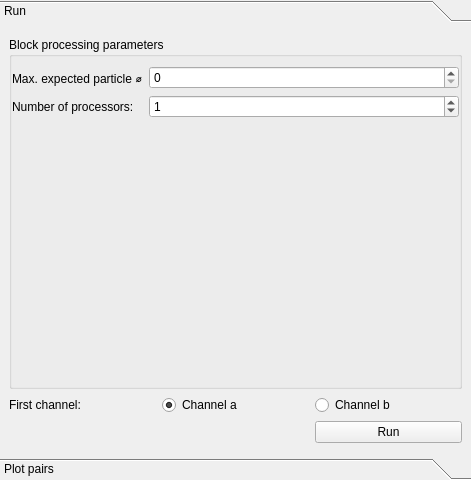
<?xml version="1.0" encoding="UTF-8"?>
<ui version="4.0">
 <class>Form</class>
 <widget class="QWidget" name="Form">
  <property name="geometry">
   <rect>
    <x>0</x>
    <y>0</y>
    <width>471</width>
    <height>480</height>
   </rect>
  </property>
  <property name="windowTitle">
   <string>Form</string>
  </property>
  <layout class="QVBoxLayout" name="verticalLayout">
   <property name="leftMargin">
    <number>0</number>
   </property>
   <property name="topMargin">
    <number>0</number>
   </property>
   <property name="rightMargin">
    <number>0</number>
   </property>
   <property name="bottomMargin">
    <number>0</number>
   </property>
   <item>
    <widget class="QToolBox" name="toolBox">
     <property name="currentIndex">
      <number>0</number>
     </property>
     <widget class="QWidget" name="page_4">
      <property name="geometry">
       <rect>
        <x>0</x>
        <y>0</y>
        <width>471</width>
        <height>420</height>
       </rect>
      </property>
      <attribute name="label">
       <string>Run</string>
      </attribute>
      <layout class="QGridLayout" name="gridLayout_2">
       <item row="1" column="0">
        <widget class="QLabel" name="label_5">
         <property name="text">
          <string>First channel:</string>
         </property>
        </widget>
       </item>
       <item row="2" column="2">
        <widget class="QPushButton" name="colocalizationRunPushButton">
         <property name="text">
          <string>Run</string>
         </property>
        </widget>
       </item>
       <item row="0" column="0" colspan="3">
        <widget class="QGroupBox" name="groupBox">
         <property name="title">
          <string>Block processing parameters</string>
         </property>
         <layout class="QFormLayout" name="formLayout">
          <property name="sizeConstraint">
           <enum>QLayout::SetMinimumSize</enum>
          </property>
          <property name="leftMargin">
           <number>0</number>
          </property>
          <property name="topMargin">
           <number>9</number>
          </property>
          <property name="rightMargin">
           <number>0</number>
          </property>
          <property name="bottomMargin">
           <number>0</number>
          </property>
          <item row="0" column="0">
           <widget class="QLabel" name="label">
            <property name="toolTip">
             <string>&lt;html&gt;&lt;head/&gt;&lt;body&gt;&lt;p&gt;Typical particle diameter. This is used to compute the overlaps for the block processing.&lt;/p&gt;&lt;/body&gt;&lt;/html&gt;</string>
            </property>
            <property name="text">
             <string>Max. expected particle ⌀</string>
            </property>
           </widget>
          </item>
          <item row="0" column="1">
           <widget class="QSpinBox" name="colocalizationDiameterSpinBox"/>
          </item>
          <item row="1" column="0">
           <widget class="QLabel" name="label_6">
            <property name="text">
             <string>Number of processors:</string>
            </property>
           </widget>
          </item>
          <item row="1" column="1">
           <widget class="QSpinBox" name="colocalizationNProcessesSpinBox">
            <property name="minimum">
             <number>-99</number>
            </property>
            <property name="value">
             <number>1</number>
            </property>
           </widget>
          </item>
         </layout>
        </widget>
       </item>
       <item row="1" column="2">
        <widget class="QRadioButton" name="colocalizationChannelBFirstRadioButton">
         <property name="text">
          <string>Channel b</string>
         </property>
        </widget>
       </item>
       <item row="1" column="1">
        <widget class="QRadioButton" name="colocalizationChannelAFirstRadioButton">
         <property name="text">
          <string>Channel a</string>
         </property>
         <property name="checked">
          <bool>true</bool>
         </property>
        </widget>
       </item>
      </layout>
     </widget>
     <widget class="QWidget" name="page_5">
      <property name="geometry">
       <rect>
        <x>0</x>
        <y>0</y>
        <width>471</width>
        <height>420</height>
       </rect>
      </property>
      <attribute name="label">
       <string>Plot pairs</string>
      </attribute>
      <layout class="QGridLayout" name="gridLayout">
       <item row="1" column="0">
        <widget class="QLabel" name="label_3">
         <property name="toolTip">
          <string>&lt;html&gt;&lt;head/&gt;&lt;body&gt;&lt;p&gt;Typical particle diameter. This is used to compute the overlaps for the block processing.&lt;/p&gt;&lt;/body&gt;&lt;/html&gt;</string>
         </property>
         <property name="text">
          <string>Overlap threshold:</string>
         </property>
        </widget>
       </item>
       <item row="4" column="1">
        <widget class="QPushButton" name="colocalizationPlotSaveFilteredTablePushButton">
         <property name="text">
          <string>Save filtered table</string>
         </property>
        </widget>
       </item>
       <item row="0" column="1">
        <widget class="QSpinBox" name="colocalizationMaxDistanceSpinBox">
         <property name="minimum">
          <number>-1</number>
         </property>
         <property name="maximum">
          <number>65535</number>
         </property>
        </widget>
       </item>
       <item row="0" column="0">
        <widget class="QLabel" name="label_2">
         <property name="toolTip">
          <string>&lt;html&gt;&lt;head/&gt;&lt;body&gt;&lt;p&gt;Typical particle diameter. This is used to compute the overlaps for the block processing.&lt;/p&gt;&lt;/body&gt;&lt;/html&gt;</string>
         </property>
         <property name="text">
          <string>Maximum distance:</string>
         </property>
        </widget>
       </item>
       <item row="1" column="1">
        <widget class="QDoubleSpinBox" name="colocalizationRelativeThresholdDoubleSpinBox">
         <property name="suffix">
          <string> %</string>
         </property>
        </widget>
       </item>
       <item row="2" column="1">
        <widget class="QSpinBox" name="colocalizationAbsoluteOverlapThresholdSpinBox">
         <property name="suffix">
          <string>  voxels</string>
         </property>
         <property name="maximum">
          <number>65535</number>
         </property>
        </widget>
       </item>
       <item row="3" column="1">
        <widget class="QPushButton" name="colocalizationPlotPushButton">
         <property name="text">
          <string>Plot</string>
         </property>
        </widget>
       </item>
       <item row="2" column="0">
        <widget class="QLabel" name="label_4">
         <property name="toolTip">
          <string>&lt;html&gt;&lt;head/&gt;&lt;body&gt;&lt;p&gt;Typical particle diameter. This is used to compute the overlaps for the block processing.&lt;/p&gt;&lt;/body&gt;&lt;/html&gt;</string>
         </property>
         <property name="text">
          <string>Absolute overlap:</string>
         </property>
        </widget>
       </item>
       <item row="5" column="1">
        <widget class="QPushButton" name="colocalizationVoxelizeFilteredTablePushButton">
         <property name="text">
          <string>Voxelize</string>
         </property>
        </widget>
       </item>
      </layout>
     </widget>
    </widget>
   </item>
  </layout>
 </widget>
 <resources/>
 <connections/>
</ui>
